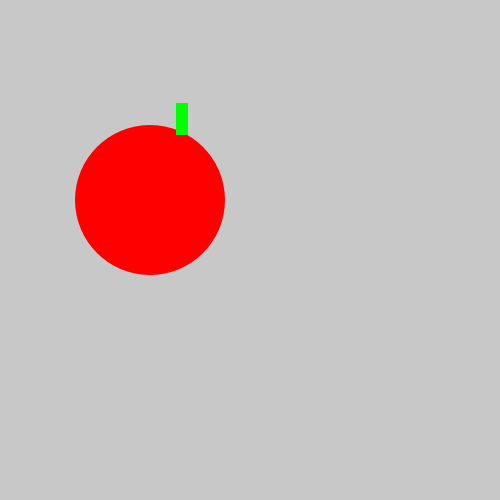
Frame 1 (no input)
Frame 60 (the mouse pressed at the canvas centre just before this capture): identical to frame 1, image omitted
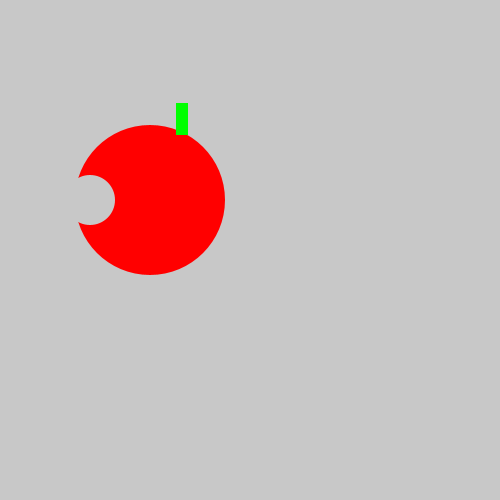
Frame 120 (the mouse held since frame 60 and released just before this capture)

The Processing sketch that drew these frames (run headless with seeded random() and noise(); from frame 60 on, the mouse is pressed at the canvas centre):

// Processing sketch: TastyTomato
// ── TastyTomato.pde
void setup(){
  size(500, 500);
}
void draw(){
 background(200,200,200);
 noStroke();
 fill(255,0,0);
 ellipse(150,200, 150, 150);
 fill(0,255,0);
 rect(176, 103, 12, 32);
 if(mousePressed){
  fill(200,200,200);
  ellipse(90,200,50,50);
 }
}
